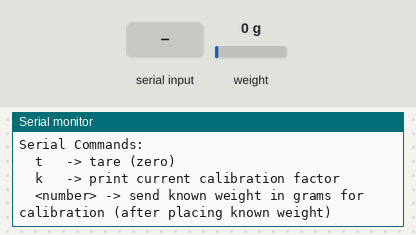
Simulated run of this sketch. Board: ESP32. Parts: the last lines printed to the serial monitor. The test bench sets the inputs (shaded band); at power-on: weight on the scale 0 g.

Above: at 2.4 s.
2.5 s: "t\n" received over Serial
At 5.9 s:
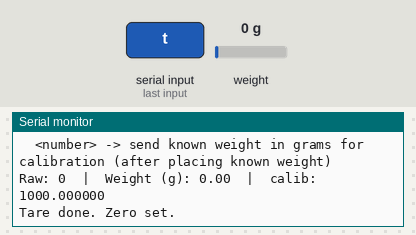
6.2 s: "k\n" received over Serial
At 8.5 s:
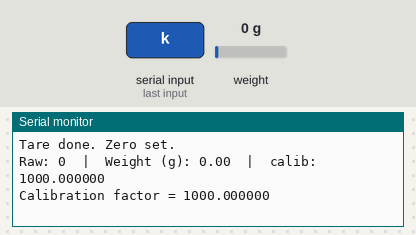
8.8 s: ".\n" received over Serial
At 11.0 s:
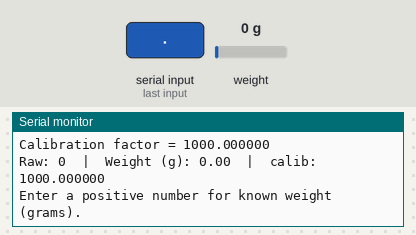
11.3 s: "1\n" received over Serial
At 13.6 s:
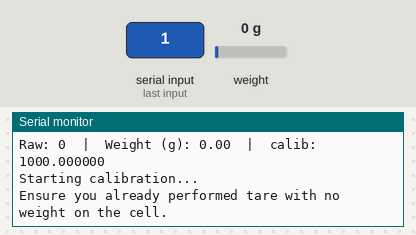
13.9 s: weight on the scale set to 100 g
At 17.1 s:
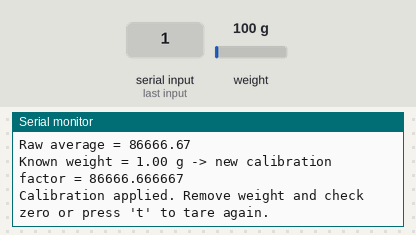
17.9 s: weight on the scale set to 1250 g
At 19.6 s:
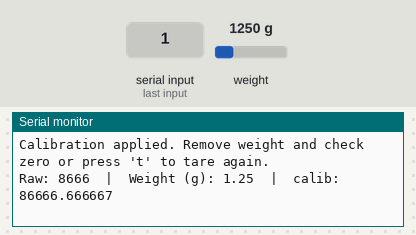

Measured:
- after the input at 2.5 s, the serial monitor: prints a new line after 2.3 s (image 1)
- after the input at 6.2 s, the serial monitor: prints a new line after 1.1 s (image 2)
- after the input at 8.8 s, the serial monitor: prints a new line after 1.1 s (image 3)
- after the input at 11.3 s, the serial monitor: prints a new line after 1.1 s (image 4)
- after the input at 13.9 s, the serial monitor: prints a new line after 2.5 s (image 5)
- after the input at 17.9 s, the serial monitor: prints a new line after 0.58 s (image 6)

The sketch:

LOADCELL_HX711_SERIAL_OUTPUT_TEST.ino
```cpp
// ESP32 + HX711 + 4-wire load cell example
// Features:
// - prints raw reading and grams
// - press 't' in Serial to tare (zero)
// - press 'k' to print current calibration factor
// - send a number (e.g. "200") to calibrate using a known weight in grams:
//     flow: tare, place known weight, send known weight value -> the sketch computes calibration factor

#include "HX711.h"

const int DOUT_PIN = 23; // connect HX711 DT to ESP32 GPIO 23
const int SCK_PIN  = 22; // connect HX711 SCK to ESP32 GPIO 22

HX711 scale;

// Calibration factor: MUST be found for your load cell + HX711 combination
// start with a placeholder and use the calibration routine below
double calibration_factor = 1000.0; // placeholder - YOUR value will differ!

// reading settings
const int READINGS_TO_AVERAGE = 10;

void setup() {
  Serial.begin(115200);
  delay(200);

  Serial.println("\nESP32 + HX711 load cell demo");
  Serial.println("Library version: HX711");

  scale.begin(DOUT_PIN, SCK_PIN);
  // set gain (default 128). HX711 library uses set_gain by begin default.
  if (!scale.is_ready()) {
    Serial.println("Warning: HX711 not found. Check wiring.");
  } else {
    Serial.println("HX711 connected.");
  }

  // apply initial calibration factor
  scale.set_scale(calibration_factor);
  scale.tare(); // reset the scale to 0

  Serial.println("\nSerial Commands:");
  Serial.println("  t   -> tare (zero)");
  Serial.println("  k   -> print current calibration factor");
  Serial.println("  <number> -> send known weight in grams for calibration (after placing known weight)");
  Serial.println();
}

void loop() {
  // check serial input for commands/calibration values
  if (Serial.available()) {
    String s = Serial.readStringUntil('\n');
    s.trim();
    if (s.length() == 0) return;

    if (s.equalsIgnoreCase("t")) {
      scale.tare();
      Serial.println("Tare done. Zero set.");
    } else if (s.equalsIgnoreCase("k")) {
      Serial.print("Calibration factor = ");
      Serial.println(calibration_factor, 6);
    } else {
      // try parse numeric: treat as known weight in grams for auto calibration
      bool isNumber = true;
      for (char c : s) if (!(isDigit(c) || c == '.' || c == '-')) isNumber = false;
      if (isNumber) {
        double knownWeight = s.toDouble();
        if (knownWeight <= 0) {
          Serial.println("Enter a positive number for known weight (grams).");
        } else {
          calibrateUsingKnownWeight(knownWeight);
        }
      } else {
        Serial.println("Unknown command.");
      }
    }
  }

  // regular reading
  double raw = getAverageRaw(READINGS_TO_AVERAGE);
  double grams = scale.get_units(READINGS_TO_AVERAGE); // library already divides by scale factor
  Serial.print("Raw: ");
  Serial.print(raw, 0);
  Serial.print("  |  Weight (g): ");
  Serial.print(grams, 2);
  Serial.print("  |  calib: ");
  Serial.println(calibration_factor, 6);

  delay(500);
}

double getAverageRaw(int times) {
  long sum = 0;
  for (int i = 0; i < times; i++) {
    sum += scale.read();
    delay(5);
  }
  return (double)sum / times;
}

void calibrateUsingKnownWeight(double knownWeight) {
  // recommended flow:
  // 1) Remove all weights and press 't' to tare
  // 2) Place known weight (e.g., 100 g)
  // 3) Send known weight value (e.g., 100) via Serial
  // The code computes new calibration_factor = raw_reading / knownWeight
  Serial.println("Starting calibration...");
  Serial.println("Ensure you already performed tare with no weight on the cell.");
  delay(1000);

  // take an averaged raw reading
  long rawSum = 0;
  const int samples = 15;
  for (int i = 0; i < samples; i++) {
    long r = scale.read(); // raw (signed long)
    rawSum += r;
    delay(100);
  }
  double rawAvg = (double)rawSum / samples;

  // the library's set_scale expects scale such that units = raw / scale
  // so scale = raw / weight
  double new_scale = rawAvg / knownWeight;

  // update calibration
  calibration_factor = new_scale;
  scale.set_scale(calibration_factor);

  Serial.print("Raw average = ");
  Serial.println(rawAvg, 2);
  Serial.print("Known weight = ");
  Serial.print(knownWeight, 2);
  Serial.print(" g -> new calibration factor = ");
  Serial.println(calibration_factor, 6);

  Serial.println("Calibration applied. Remove weight and check zero or press 't' to tare again.");
}


/*
Wiring

Load cell has 4 wires:

Red → VCC (5V or 3.3V; HX711 works with both, but supply the same logic level to ESP32)

Black → GND

White → D- / or output- (depends on cell color convention)

Green → D+ / or output+

On many mini load cells: Red = VCC, Black = GND, White = S-, Green = S+

HX711 module pins:

VCC → 3.3V (recommended)

GND → GND

DT (DOUT) → GPIO 23

SCK → GPIO 22

Note: Use 3.3V for HX711 VCC if possible to match ESP32 I/O logic. If you must use 5V, check the HX711 module's logic-level compatibility.
 */
```
